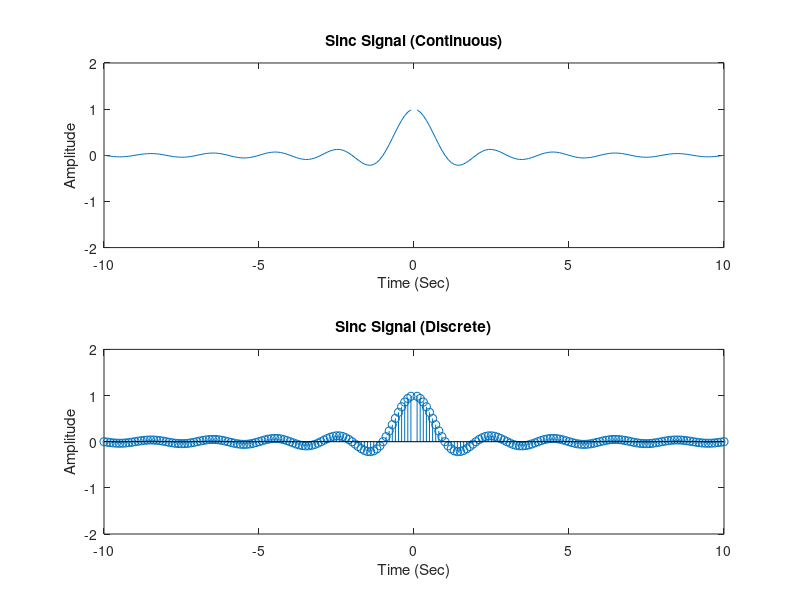

Source code (MATLAB):
%sinc signal

Lamda = -10 : 0.1 : 10;
Sinc = sin(pi.*Lamda) ./ (pi.*Lamda);

subplot(211)
plot(Lamda, Sinc)
title('Sinc Signal (Continuous)');
xlabel('Time (Sec)');
ylabel('Amplitude');
axis([-10 10 -2 2])

subplot(212)
stem(Lamda, Sinc)
title('Sinc Signal (Discrete)');
xlabel('Time (Sec)');
ylabel('Amplitude');
axis([-10 10 -2 2])
